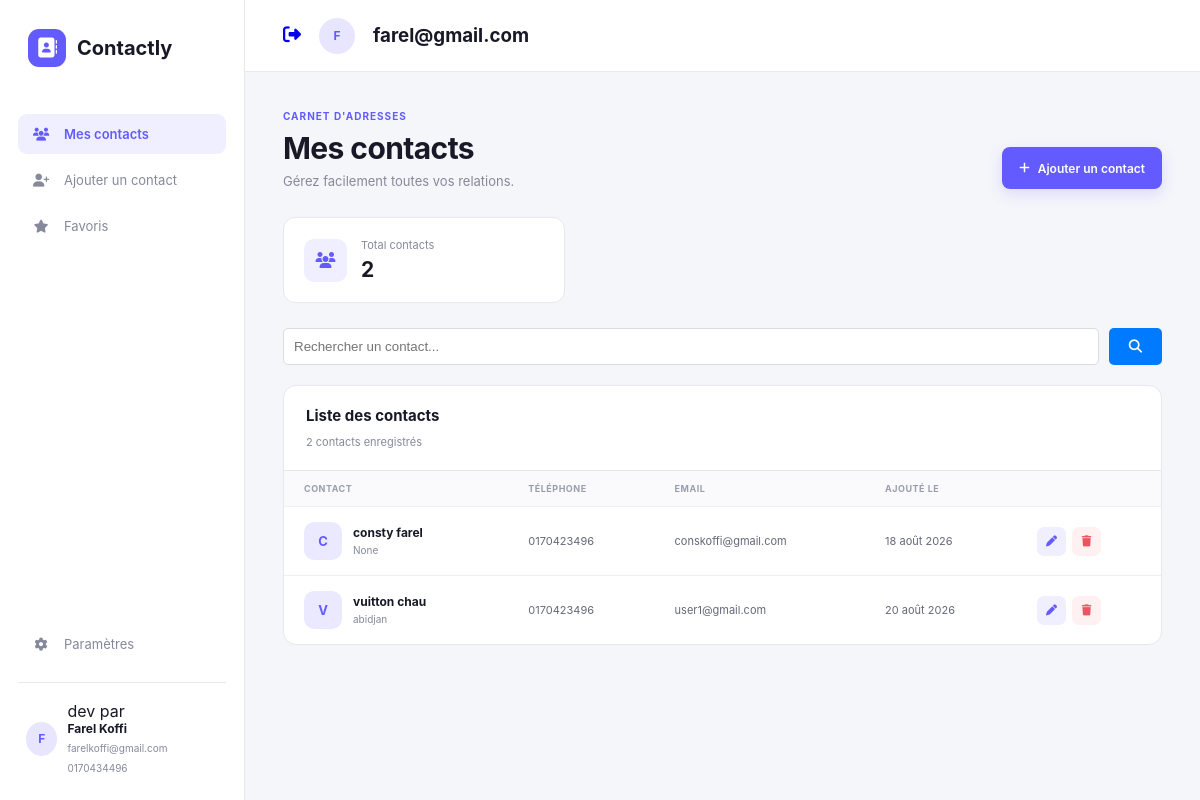
Screenshot of /acceuil/ (signed in) with the database file from the repository.
### gestion_user/models.py (models this page shows)
class User (AbstractUser):
    pass

### adressebook/models.py (models this page shows, shortened)
class Contact(models.Model):
    user = models.ForeignKey( User ,null=True,blank=True,on_delete=models.CASCADE)
    nom = models.CharField(max_length=180)
    prenom=models.CharField(max_length=200 , null=True,blank=True)
    telephone=models.CharField(max_length=20)
    email = models.EmailField(null=True,blank=True)
    note = models.TextField(null=True,blank=True)
    date_creation = models.DateField(auto_now_add=True)
    derniere_modification = models.DateField(auto_now=True)
    adresse = models.CharField(max_length=300,null=True,blank=True)

### adressebook/views.py (the view, shortened to what this page needs)
# urls.py: path('acceuil/',index,name='index'),
@login_required(login_url='auth')
def index(request):
    contacts = Contact.objects.filter( user = request.user)
    nombre_contacts = contacts.count()
    query =request.GET.get('recherche')
    return render(request, 'index.html' , {'contacts': contacts, 'nombre_contacts':nombre_contacts,
                                           'search_query':query})

### adressebook/templates/index.html (shortened to what this page needs)
{% extends 'base.html' %}
{% load static %}
{% block content %}
        <div class="content">
            <div class="content-header">
                <div>
                    <span class="eyebrow">
                        CARNET D'ADRESSES
                    </span>
                    <h1>Mes contacts</h1>
                    <p>
                        Gérez facilement toutes vos relations.
                    </p>
                </div>
                <a href="{% url 'ajouter' %}" class="primary-button">
                    <i class="fa-solid fa-plus"></i>
                    Ajouter un contact
                </a>
            </div>
            <div class="stats">
                <div class="stat-card">
                    <div class="stat-icon purple">
                        <i class="fa-solid fa-users"></i>
                    </div>
                    <div>
                        <span>Total contacts</span>
                        <strong>{{ contacts|length }}</strong>
                    </div>
                </div>
            </div>
            <div class="search-bar">
    <form method="get" action="{% url 'index' %}">
        <input
            type="text"
            name="recherche"
            placeholder="Rechercher un contact..."
            value="{{ request.GET.recherche }}"
        >
        <button type="submit">
            <i class="fa-solid fa-magnifying-glass"></i>
        </button>
    </form>
</div>
            <section class="contacts-section">
                <div class="section-header">
                    <div>
                        <h2>Liste des contacts</h2>
                        <span> {{ contacts|length }} contacts enregistrés</span>
                    </div>
                </div>
                <div class="table-wrapper">
                    <table>
                        <thead>
                            <tr>
                                <th>CONTACT</th>
                                <th>TÉLÉPHONE</th>
                                <th>EMAIL</th>
                                <th>AJOUTÉ LE</th>
                                <th></th>
                            </tr>
                        </thead>
                        <tbody>
                         {% for contact in contacts %}
                            <tr>
                                <td>
                                    <div class="contact-cell">
                                        <div class="contact-avatar purple">
                                            {{ contact.nom|slice:":1"|upper }}
                                        </div>
                                        <div>
                                            <strong>{{ contact.nom }} {{ contact.prenom }}</strong>
                                            <small>{{ contact.adresse }}</small>
                                        </div>
                                    </div>
                                </td>
                                <td>
                                    {{ contact.telephone }}
                                </td>
                                <td>
                                    {{ contact.email }}
                                </td>
                                <td>
                                    {{ contact.date_creation }}
                                </td>
                                <td>
                                    <div class="actions">
                                        <a
                                            href="{% url 'modifier' contact.id %}"
                                            class="action edit"
                                            title="Modifier"
                                        >
                                            <i class="fa-solid fa-pen"></i>
                                        </a>
                                        <a
                                            href="{% url 'suprimer' contact.id %}"
                                            class="action delete"
                                            title="Supprimer"
                                        >
                                            <i class="fa-solid fa-trash"></i>
                                        </a>
                                    </div>
                                </td>
                            </tr>
                            {% empty %}
                            <tr>
                                <td>ajouter des contact  </td>
                            </tr>
                        {% endfor %}
                        </tbody>
                    </table>
                </div>
            </section>
        </div>
    </main>
{% endblock %}

### adressebook/templates/base.html (shortened to what this page needs)
{% load static %}
<!DOCTYPE html>
<html lang="fr">
<head>
    <link rel="stylesheet" href="{% static 'style.css' %}">
    <link
        rel="stylesheet"
        href="https://cdnjs.cloudflare.com/ajax/libs/font-awesome/6.5.2/css/all.min.css"
    >
</head>
<body>
<div class="app">
    <aside class="sidebar">
        <div class="logo">
            <div class="logo-icon">
                <i class="fa-solid fa-address-book"></i>
            </div>
            <span>Contactly</span>
        </div>
        <nav class="navigation">
            <a href="{% url 'index' %}" class="nav-link active">
                <i class="fa-solid fa-users"></i>
                <span>Mes contacts</span>
            </a>
            <a href="{% url 'ajouter' %}" class="nav-link">
                <i class="fa-solid fa-user-plus"></i>
                <span>Ajouter un contact</span>
            </a>
            <a href="#" class="nav-link">
                <i class="fa-solid fa-star"></i>
                <span>Favoris</span>
            </a>
        </nav>
        <div class="sidebar-bottom">
            <a href="{% url 'parametre' %}" class="nav-link">
                <i class="fa-solid fa-gear"></i>
                <span>Paramètres</span>
            </a>
            <div class="user-mini">
                <div class="user-avatar">
                    F
                </div>
                <div>
                    <p> dev par </p>
                    <strong>Farel Koffi</strong>
                    <small> farelkoffi@gmail.com
                        0170434496
                    </small>
                </div>
            </div>
        </div>
    </aside>
    <main class="main">
        <header class="topbar">
            <div class="topbar-actions">
            {% if user.is_authenticated %}
                <button class="icon-button">
                     <a href="{% url 'deconnexion' %}">  <i class="fa-solid fa-right-from-bracket"></i> </a>
                </button>
                <div class="top-avatar">
                {{ user.email|slice:":1"|upper }}
                </div>
                <h3>{{ user.email }}</h3>
            {% endif %}
            </div>
        </header>
        {% block content %}
        {% endblock %}

### rows the page displays
User: email "F", email "farel@gmail.com"
Contact: nom "C", nom "consty", prenom "farel", adresse "None", telephone "0170423496", email "conskoffi@gmail.com", date_creation "18 août 2026"
Contact: nom "V", nom "vuitton", prenom "chau", adresse "abidjan", telephone "0170423496", email "user1@gmail.com", date_creation "20 août 2026"

### other values shown
{{ contacts|length }} "2"
